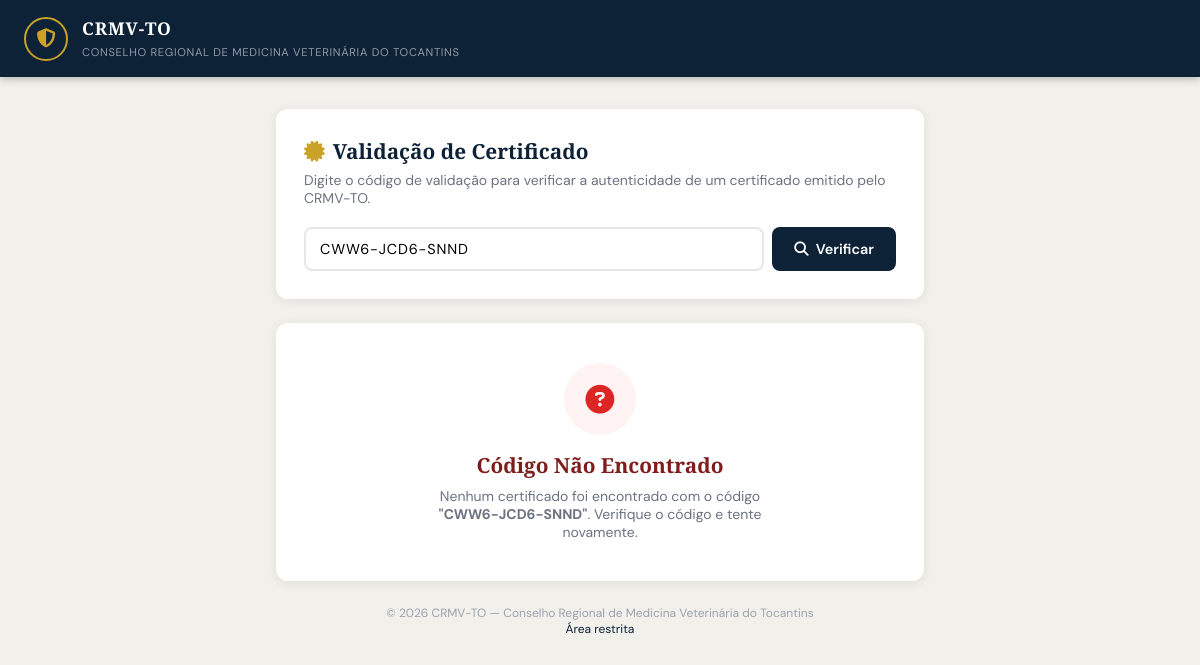
The page /validar.php?codigo=CWW6-JCD6-SNND on the database as committed earlier.
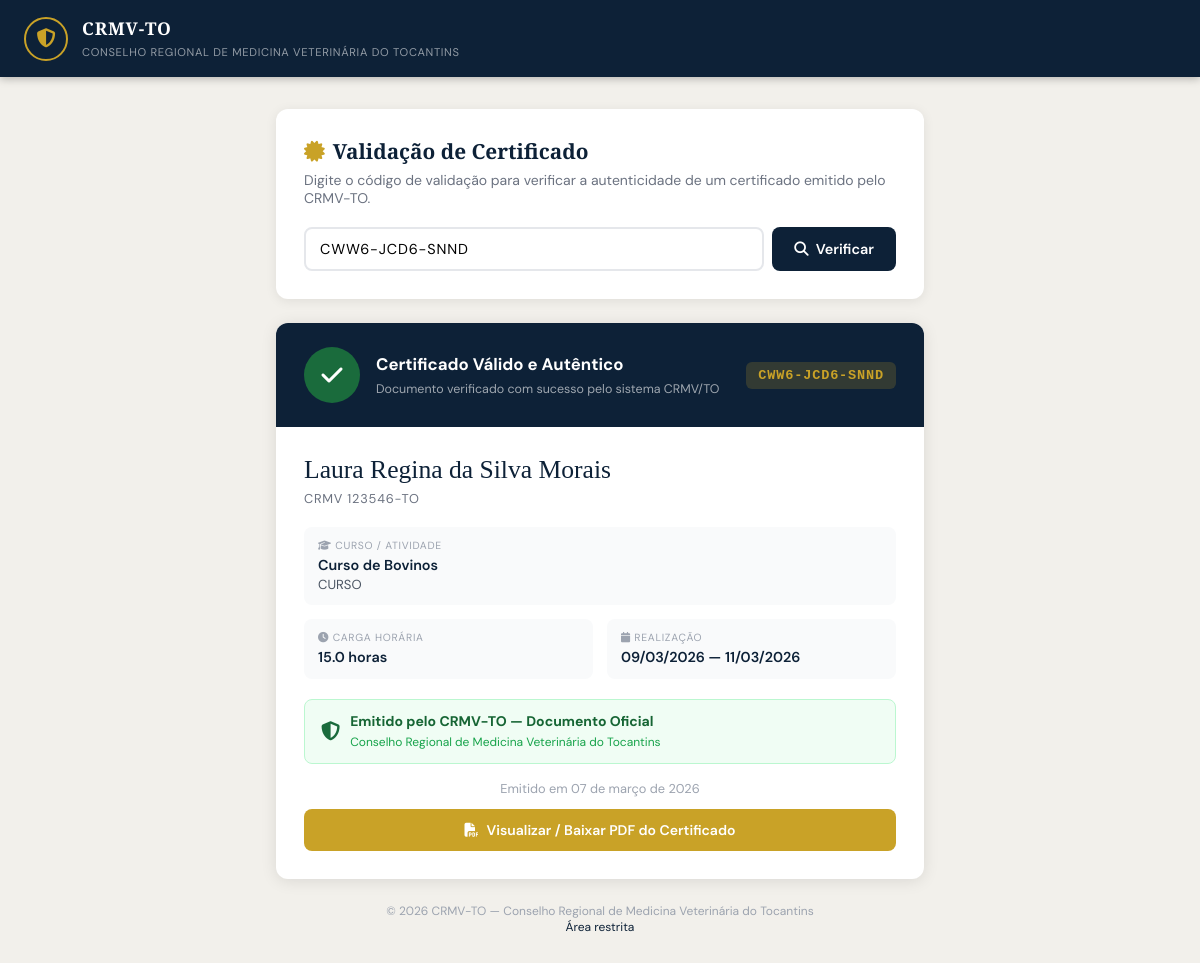
The same page on the database as committed later.
### tables this page shows
CREATE TABLE `tbl_certificados` (
  `cert_id` int(10) UNSIGNED NOT NULL,
  `matricula_id` int(10) UNSIGNED NOT NULL,
  `codigo` varchar(20) NOT NULL,
  `emitido_em` datetime NOT NULL DEFAULT current_timestamp(),
  `qr_path` varchar(200) DEFAULT NULL,
  `pdf_path` varchar(200) DEFAULT NULL,
  `valido` tinyint(1) NOT NULL DEFAULT 1
);

CREATE TABLE `tbl_usuarios` (
  `usuario_id` int(10) UNSIGNED NOT NULL,
  `perfil_id` int(10) UNSIGNED NOT NULL DEFAULT 2,
  `nome_completo` varchar(150) NOT NULL,
  `cpf` varchar(14) DEFAULT NULL,
  `rg` varchar(20) DEFAULT NULL,
  `data_nascimento` date DEFAULT NULL,
  `sexo` enum('M','F','O') DEFAULT NULL,
  `email` varchar(150) NOT NULL,
  `telefone` varchar(20) DEFAULT NULL,
  `celular` varchar(20) DEFAULT NULL,
  `crmv_numero` varchar(20) DEFAULT NULL,
  `crmv_uf` char(2) NOT NULL DEFAULT 'TO',
  `especialidade` varchar(100) DEFAULT NULL,
  `instituicao` varchar(150) DEFAULT NULL,
  `cep` varchar(9) DEFAULT NULL,
  `logradouro` varchar(150) DEFAULT NULL,
  `numero` varchar(10) DEFAULT NULL,
  `complemento` varchar(80) DEFAULT NULL,
  `bairro` varchar(80) DEFAULT NULL,
  `cidade` varchar(80) DEFAULT NULL,
  `uf` char(2) DEFAULT NULL,
  `senha_hash` varchar(255) NOT NULL,
  `senha_salt` varchar(64) NOT NULL,
  `token_reset` varchar(100) DEFAULT NULL,
  `token_expira` datetime DEFAULT NULL,
  `ultimo_acesso` datetime DEFAULT NULL,
  `tentativas_login` tinyint(4) NOT NULL DEFAULT 0,
  `bloqueado_ate` datetime DEFAULT NULL,
  `ativo` tinyint(1) NOT NULL DEFAULT 1,
  `foto_perfil` varchar(200) DEFAULT NULL,
  `criado_em` datetime NOT NULL DEFAULT current_timestamp(),
  `atualizado_em` datetime DEFAULT NULL ON UPDATE current_timestamp(),
  `criado_por` int(10) UNSIGNED DEFAULT NULL
);

CREATE TABLE `tbl_cursos` (
  `curso_id` int(10) UNSIGNED NOT NULL,
  `categoria_id` int(10) UNSIGNED DEFAULT NULL,
  `titulo` varchar(200) NOT NULL,
  `descricao` text DEFAULT NULL,
  `capa` varchar(120) DEFAULT NULL,
  `observacoes` text DEFAULT NULL,
  `tipo` enum('CURSO','PALESTRA','WORKSHOP','CONGRESSO','WEBINAR') NOT NULL DEFAULT 'CURSO',
  `modalidade` enum('PRESENCIAL','EAD','HIBRIDO') NOT NULL DEFAULT 'PRESENCIAL',
  `carga_horaria` decimal(5,1) NOT NULL DEFAULT 0.0,
  `vagas` smallint(6) DEFAULT NULL,
  `data_inicio` date DEFAULT NULL,
  `data_fim` date DEFAULT NULL,
  `horario` varchar(100) DEFAULT NULL,
  `local_nome` varchar(150) DEFAULT NULL,
  `local_cidade` varchar(80) DEFAULT NULL,
  `local_uf` char(2) DEFAULT 'TO',
  `local_endereco` varchar(200) DEFAULT NULL,
  `link_ead` varchar(300) DEFAULT NULL,
  `youtube_id` varchar(30) DEFAULT NULL,
  `valor` decimal(8,2) NOT NULL DEFAULT 0.00,
  `status` enum('RASCUNHO','PUBLICADO','ENCERRADO','CANCELADO') NOT NULL DEFAULT 'RASCUNHO',
  `cert_modelo` text DEFAULT NULL,
  `cert_conteudo_programatico` mediumtext DEFAULT NULL COMMENT 'HTML do conteúdo programático (verso do certificado)',
  `cert_validade` smallint(6) DEFAULT NULL,
  `cert_obs` text DEFAULT NULL COMMENT 'Observação interna do certificado (não aparece impresso)',
  `ativo` tinyint(1) NOT NULL DEFAULT 1,
  `criado_em` datetime NOT NULL DEFAULT current_timestamp(),
  `atualizado_em` datetime DEFAULT NULL ON UPDATE current_timestamp(),
  `criado_por` int(10) UNSIGNED DEFAULT NULL,
  `instrutor_id` int(11) DEFAULT NULL,
  `requer_avaliacao` tinyint(1) NOT NULL DEFAULT 0,
  `avaliacao_com_nota` tinyint(1) NOT NULL DEFAULT 0,
  `nota_minima` decimal(5,2) DEFAULT 70.00,
  `tentativas_maximas` smallint(6) NOT NULL DEFAULT 3,
  `cert_frente_html` text DEFAULT NULL,
  `cert_verso_html` text DEFAULT NULL
);

### includes/conexao.php (called while the page is built, shortened)
<?php
function getConn(): PDO {
    static $pdo = null;
    if ($pdo === null) {
        try {
            $dsn = "mysql:host=" . DB_HOST . ";port=" . DB_PORT . ";dbname=" . DB_NAME . ";charset=utf8mb4";
            $pdo = new PDO($dsn, DB_USER, DB_PASS, [
                PDO::ATTR_ERRMODE            => PDO::ERRMODE_EXCEPTION,
                PDO::ATTR_DEFAULT_FETCH_MODE => PDO::FETCH_ASSOC,
                PDO::ATTR_EMULATE_PREPARES   => false,
            ]);
        } catch (PDOException $e) {
            die('<div style="font-family:monospace;background:#fee2e2;color:#7f1d1d;padding:20px;margin:20px;border-radius:8px">
                <strong>Erro de conexão com o banco:</strong><br>' . htmlspecialchars($e->getMessage()) . '
                <br><br>Verifique se o XAMPP está rodando e o banco <strong>' . DB_NAME . '</strong> foi criado.
            </div>');
        }
    }
    return $pdo;
}
function dbQueryOne(string $sql, array $params = []): array|false {
    $stmt = getConn()->prepare($sql);
    $stmt->execute($params);
    return $stmt->fetch();
}

### validar.php (the view, shortened to what the changed rows need)
<!DOCTYPE html>
<html lang="pt-BR">
<head>
<?php
require_once __DIR__ . '/includes/conexao.php';
$codigo = strtoupper(trim($_GET['codigo'] ?? ''));
$cert   = null;
if ($codigo) {
    $cert = dbQueryOne(
        "SELECT cert.codigo, cert.emitido_em, cert.valido,
                u.nome_completo, u.crmv_numero, u.crmv_uf,
                c.titulo AS curso_titulo, c.tipo, c.carga_horaria,
                c.data_inicio, c.data_fim, c.local_cidade, c.local_uf,
                i.nome AS instrutor_nome
         FROM tbl_certificados cert
         INNER JOIN tbl_matriculas m ON cert.matricula_id = m.matricula_id
         INNER JOIN tbl_usuarios   u ON m.usuario_id = u.usuario_id
         INNER JOIN tbl_cursos     c ON m.curso_id = c.curso_id
         LEFT  JOIN tbl_instrutores i ON c.instrutor_id = i.instrutor_id
         WHERE cert.codigo = ?",
        [$codigo]
    );
}
function fmtD($d) { if(!$d) return ''; $p=explode('-',$d); return count($p)===3?$p[2].'/'.$p[1].'/'.$p[0]:$d; }
function dataPorExtenso($dt) {
    $ts=strtotime($dt);
    $m=['','janeiro','fevereiro','março','abril','maio','junho','julho','agosto','setembro','outubro','novembro','dezembro'];
    return date('d',$ts).' de '.$m[(int)date('n',$ts)].' de '.date('Y',$ts);
}
?>
<link rel="stylesheet" href="https://cdnjs.cloudflare.com/ajax/libs/font-awesome/6.5.0/css/all.min.css">
</head>
<body>
<div class="container">
  <div class="busca-card">
    <h1 class="busca-titulo"><i class="fa-solid fa-certificate" style="color:var(--ouro);margin-right:8px"></i>Validação de Certificado</h1>
  </div>
  <?php if ($codigo && $cert): ?>
    <?php if ($cert['valido']): ?>
    <div class="cert-card">
      <div class="cert-banner">
        <div class="cert-icon"><i class="fa-solid fa-check"></i></div>
        <div class="cert-banner-txt">
          <strong>Certificado Válido e Autêntico</strong>
          <span>Documento verificado com sucesso pelo sistema CRMV/TO</span>
        </div>
        <div class="cert-code"><?= htmlspecialchars($cert['codigo']) ?></div>
      </div>
      <div class="cert-body">
        <div class="cert-nome"><?= htmlspecialchars($cert['nome_completo']) ?></div>
        <?php if ($cert['crmv_numero']): ?>
        <div class="cert-crmv">CRMV <?= htmlspecialchars($cert['crmv_numero']) ?>-<?= htmlspecialchars($cert['crmv_uf']) ?></div>
        <?php endif; ?>
        <div class="cert-info-grid">
          <div class="cert-info-item" style="grid-column:span 2">
            <div class="cert-info-label"><i class="fa-solid fa-graduation-cap"></i> Curso / Atividade</div>
            <div class="cert-info-value"><?= htmlspecialchars($cert['curso_titulo']) ?></div>
            <div class="cert-curso-nome"><?= htmlspecialchars($cert['tipo']) ?></div>
          </div>
          <div class="cert-info-item">
            <div class="cert-info-label"><i class="fa-solid fa-clock"></i> Carga Horária</div>
            <div class="cert-info-value"><?= $cert['carga_horaria'] ?> horas</div>
          </div>
          <div class="cert-info-item">
            <div class="cert-info-label"><i class="fa-solid fa-calendar"></i> Realização</div>
            <div class="cert-info-value">
              <?= $cert['data_inicio'] ? fmtD($cert['data_inicio']) : 'Não informado' ?>
              <?= $cert['data_fim'] && $cert['data_fim']!==$cert['data_inicio'] ? ' — '.fmtD($cert['data_fim']) : '' ?>
            </div>
          </div>
        </div>
        <div class="cert-selo">
          <i class="fa-solid fa-shield-halved"></i>
          <div class="cert-selo-txt">
            <strong>Emitido pelo CRMV-TO &mdash; Documento Oficial</strong>
            <span>Conselho Regional de Medicina Veterinária do Tocantins</span>
          </div>
        </div>
        <div class="cert-emissao">
          Emitido em <?= dataPorExtenso($cert['emitido_em']) ?>
        </div>
        <a href="/crmv/admin/certificados/imprimir.php?codigo=<?= urlencode($codigo) ?>" class="btn-imprimir" target="_blank">
          <i class="fa-solid fa-file-pdf"></i> Visualizar / Baixar PDF do Certificado
        </a>
      </div>
    </div>
    <?php endif; ?>
  <?php elseif ($codigo && !$cert): ?>
  <div class="invalido-card">
    <div class="invalido-icon"><i class="fa-solid fa-circle-question"></i></div>
    <h2 class="invalido-titulo">Código Não Encontrado</h2>
    <p class="invalido-desc">Nenhum certificado foi encontrado com o código <strong>"<?= htmlspecialchars($codigo) ?>"</strong>. Verifique o código e tente novamente.</p>
  </div>
  <?php endif; ?>
</div>
</body>
</html>

Rows that differ between the two databases and show on the page:
added tbl_certificados: codigo "CWW6-JCD6-SNND", tbl_usuarios.nome_completo "Laura Regina da Silva Morais", tbl_usuarios.crmv_numero "123546", tbl_usuarios.crmv_uf "TO", tbl_cursos.titulo "Curso de Bovinos", tbl_cursos.tipo "CURSO", tbl_cursos.carga_horaria "15.0", tbl_cursos.data_inicio "09/03/2026", tbl_cursos.data_fim "11/03/2026", emitido_em "07 de março de 2026"
Other text that changed with them:
$codigo: "CWW6-JCD6-SNND" → (not shown)
text no longer shown: "Código Não Encontrado Nenhum certificado foi encontrado com o código \" \" . Verifique o código e tente novamente."
text now shown: "Certificado Válido e Autêntico Documento verificado com sucesso pelo sistema CRMV/TO CRMV - CURSO / ATIVIDADE CARGA HORÁRIA horas REALIZAÇÃO — Emitido pelo CRMV-TO — Documento Oficial Conselho Regional de Medicina Veterinária do Tocantins Emitido em Visualizar / Baixar PDF do Certificado"
